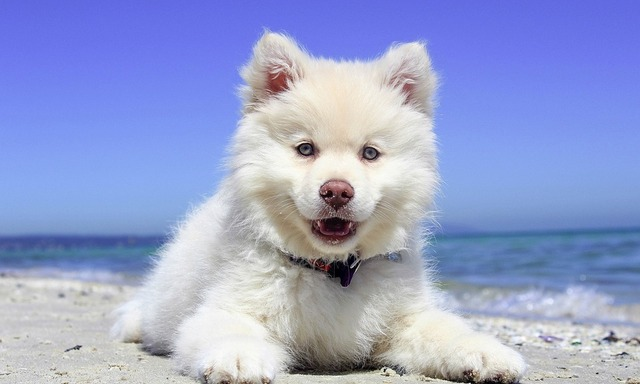
#> input picture dog.jpg, 640 x 384 px
$ python filter_with_filename.py
#> lines starting #> are read from the running program, lines starting #| are printed output that depends on the picture
from PIL import Image
import numpy as np


def read(img_name):
#> called with img_name = 'dog.jpg'
    img = Image.open(img_name)
#> img is the input picture: PIL image 640x384 RGB; mean R, G, B 151.6, 162.2, 206.4
    return np.array(img)


def write(array, output_img):
    res = Image.fromarray(array)
    res.save(output_img)


def make_grayscale(x, y, array, puzzle_size):
    return np.mean(array[x: x + puzzle_size, y: y + puzzle_size])


def fill_array(array, x, y, puzzle_size, grayscale):
    array[x: x + puzzle_size, y: y + puzzle_size] = np.array(3 * [grayscale])


def paint_img(array, puzzle_size, grayscale):
#> called with puzzle_size = 10, grayscale = 50
    row = len(array)
#> row = 384
    column = len(array[1])
#> column = 640

    for x in range(0, row, puzzle_size):
        for y in range(0, column, puzzle_size):
            shade = make_grayscale(x, y, array, puzzle_size)
            fill_array(array, x, y, puzzle_size, int(shade // grayscale) * grayscale)
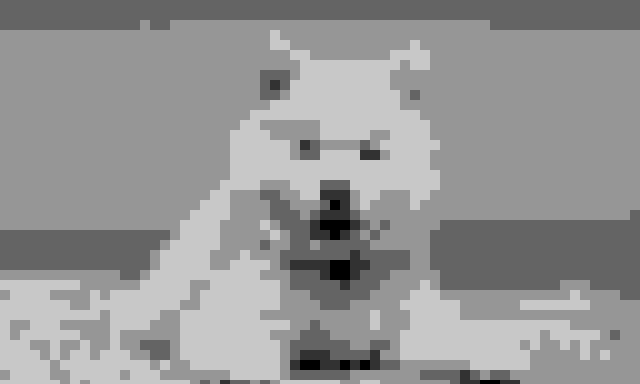
#> array: shape (384, 640, 3); min 0, max 200, mean 149


if __name__ == "__main__":
    try:
        arr = read("dog.jpg")
        ceil_size = 10
        grad = 50
        paint_img(arr, ceil_size, grad)
        write(arr, "res.jpg")
    except FileNotFoundError:
        print("Изображение не найдено")
